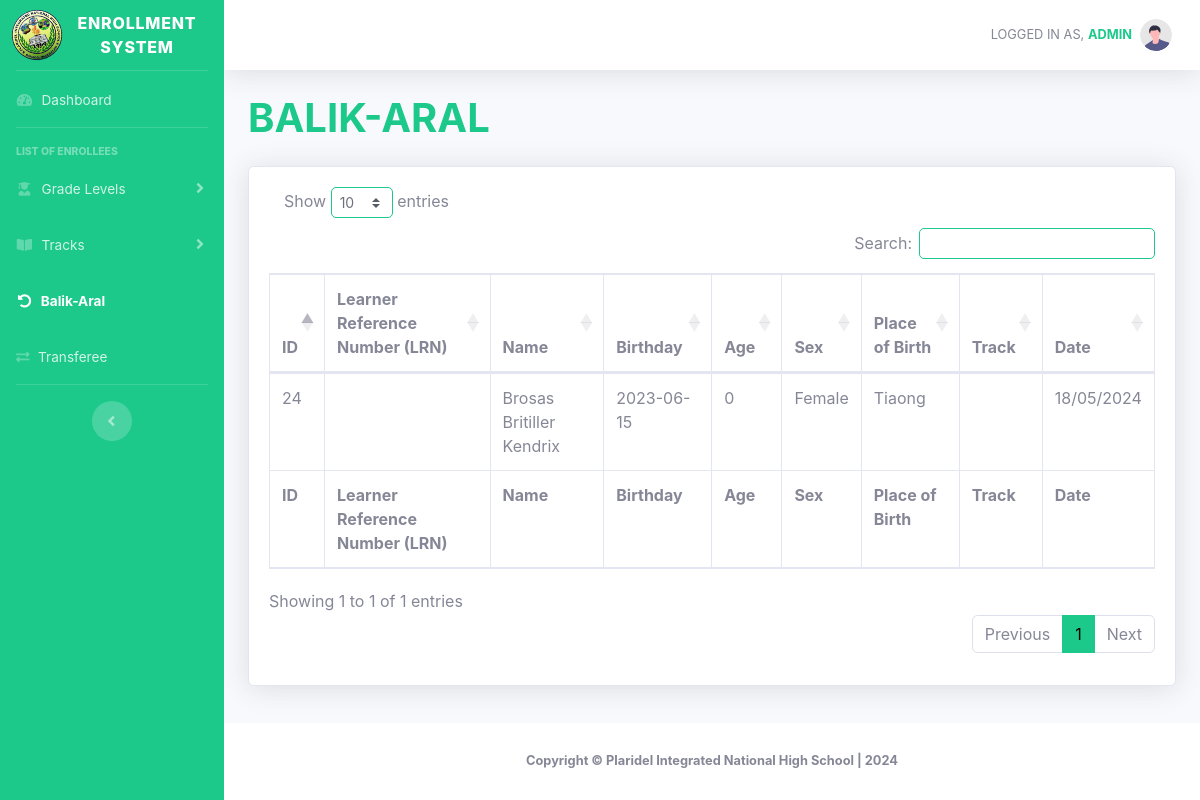
The page /superbalik-aral.php (signed in) on the database as committed earlier.
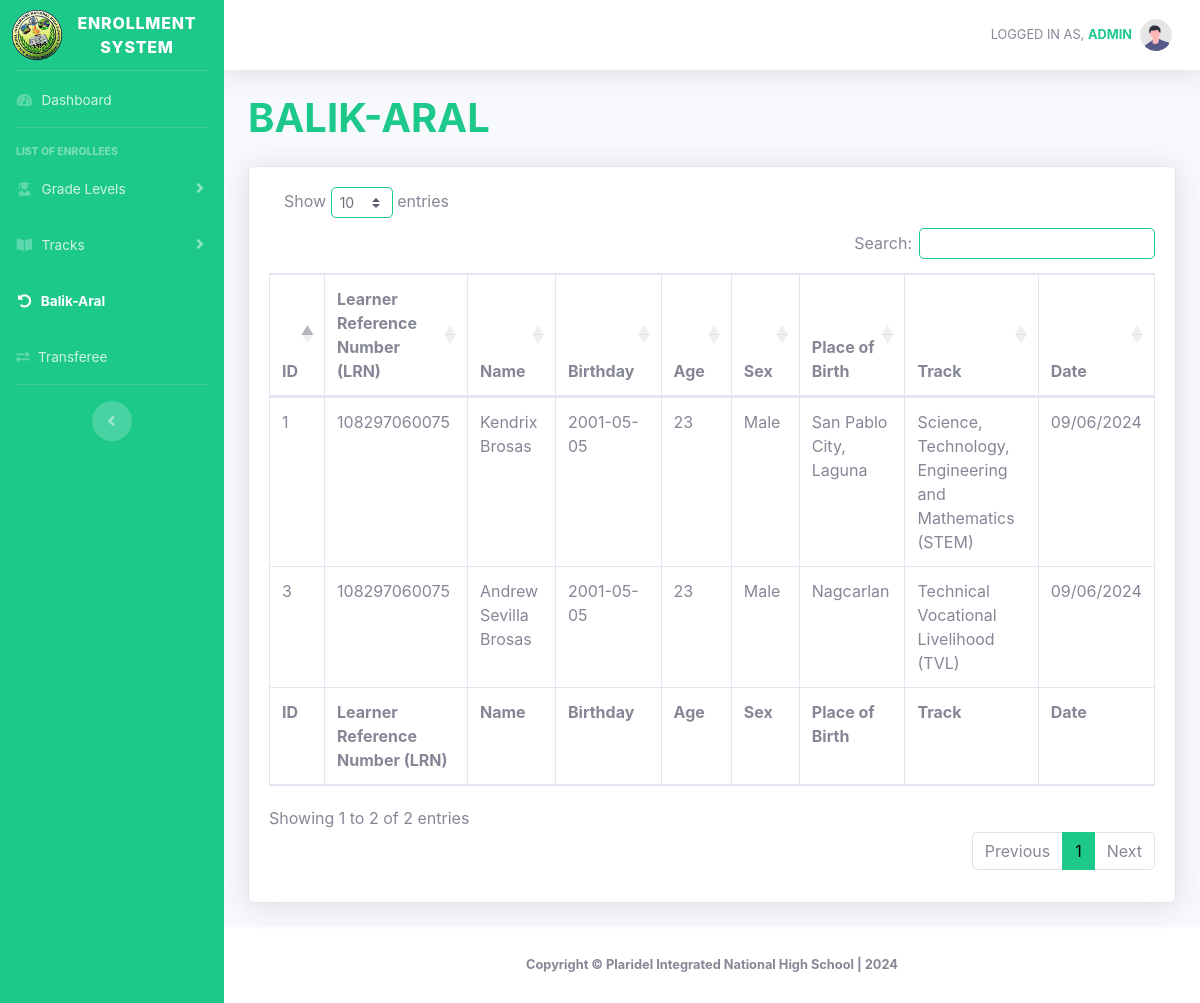
The same page on the database as committed later.
### tables this page shows
CREATE TABLE `enrollment` (
  `id` int(11) NOT NULL,
  `schoolyear` varchar(100) NOT NULL,
  `gradelevel` varchar(100) NOT NULL,
  `lrn` varchar(100) NOT NULL,
  `reference` varchar(100) NOT NULL,
  `balikaral` varchar(100) NOT NULL,
  `transfer` varchar(100) NOT NULL,
  `birthnumber` varchar(100) NOT NULL,
  `lastname` varchar(100) NOT NULL,
  `firstname` varchar(100) NOT NULL,
  `middlename` varchar(100) NOT NULL,
  `extension` varchar(100) NOT NULL,
  `sex` varchar(100) NOT NULL,
  `birthday` varchar(100) NOT NULL,
  `age` varchar(100) NOT NULL,
  `mother_tongue` varchar(100) NOT NULL,
  `placeofbirth` varchar(100) NOT NULL,
  `ip` varchar(100) NOT NULL,
  `indigenous` varchar(100) NOT NULL,
  `pantawid` varchar(100) NOT NULL,
  `pantawidProgram` varchar(100) NOT NULL,
  `disability` varchar(100) NOT NULL,
  `learnerdisability` varchar(100) NOT NULL,
  `housenumber_text` varchar(100) NOT NULL,
  `streetname_text` varchar(100) NOT NULL,
  `barangay_text` varchar(100) NOT NULL,
  `city_text` varchar(100) NOT NULL,
  `province_text` varchar(100) NOT NULL,
  `country_text` varchar(100) NOT NULL,
  `zipcode` varchar(100) NOT NULL,
  `permanent_housenumber_text` varchar(100) NOT NULL,
  `permanent_streetname_text` tinytext NOT NULL,
  `permanent_barangay_text` varchar(100) NOT NULL,
  `permanent_city_text` varchar(100) NOT NULL,
  `permanent_province_text` varchar(100) NOT NULL,
  `permanent_country_text` varchar(100) NOT NULL,
  `permanent_zipcode` varchar(100) NOT NULL,
  `fathers_lastname` varchar(100) NOT NULL,
  `fathers_firstname` varchar(100) NOT NULL,
  `fathers_middlename` varchar(100) NOT NULL,
  `fathers_phonenumber` varchar(100) NOT NULL,
  `mothers_lastname` varchar(100) NOT NULL,
  `mothers_firstname` varchar(100) NOT NULL,
  `mothers_middlename` varchar(100) NOT NULL,
  `mothers_phonenumber` varchar(100) NOT NULL,
  `guardians_lastname` varchar(100) NOT NULL,
  `guardians_firstname` varchar(100) NOT NULL,
  `guardians_middlename` varchar(100) NOT NULL,
  `guardians_phonenumber` varchar(100) NOT NULL,
  `lastgradelevel` varchar(100) NOT NULL,
  `lastschoolyear` varchar(100) NOT NULL,
  `lastschoolattended` varchar(100) NOT NULL,
  `schoolid` varchar(100) NOT NULL,
  `semester` varchar(100) NOT NULL,
  `track` varchar(100) NOT NULL,
  `strand` varchar(100) NOT NULL,
  `modality` varchar(100) NOT NULL,
  `date` varchar(100) NOT NULL,
  `time` varchar(100) NOT NULL
);

### superbalik-aral.php (the view, shortened to what the changed rows need)
<!DOCTYPE html>
<html lang="en">
<head>
    <link href="vendor/fontawesome-free/css/all.min.css" rel="stylesheet" type="text/css">
    <link href="css/sb-admin-2.min.css" rel="stylesheet">
    <link href="vendor/datatables/dataTables.bootstrap4.min.css" rel="stylesheet">
    <link rel="stylesheet" type="text/css" href="https://cdn.datatables.net/1.10.25/css/dataTables.bootstrap4.min.css">
    <link rel="stylesheet" type="text/css" href="https://cdn.datatables.net/buttons/1.7.1/css/buttons.bootstrap4.min.css">
</head>
<body id="page-top">
    <div id="wrapper">
        <div id="content-wrapper" class="d-flex flex-column">
            <div id="content">
                <div class="container-fluid">
                    <div class="d-sm-flex align-items-center justify-content-between mb-4">
                        <h1 class="h1 mb-0 text-success" style="text-transform:uppercase;"><b>Balik-Aral</b></h1>
                    </div>
                    <div class="card shadow mb-4">
                        <div class="card-body">
                            <div class="table-responsive">
                                <table class="table table-bordered" id="dataTable" width="100%" cellspacing="0">
                                    <thead>
                                        <tr>
                                            <th>ID</th>
                                            <th>Learner Reference Number (LRN)</th>
                                            <th>Name</th>
                                            <th>Birthday</th>
                                            <th>Age</th>
                                            <th>Sex</th>
                                            <th>Place of Birth</th>
                                            <th>Track</th>
                                            <th>Date</th>
                                        </tr>
                                    </thead>
                                    <tfoot>
                                        <tr>
                                            <th>ID</th>
                                            <th>Learner Reference Number (LRN)</th>
                                            <th>Name</th>
                                            <th>Birthday</th>
                                            <th>Age</th>
                                            <th>Sex</th>
                                            <th>Place of Birth</th>
                                            <th>Track</th>
                                            <th>Date</th>
                                        </tr>
                                    </tfoot>
                                    <tbody>
                                        <?php
                                        include 'conn.php';
                                        $query = "SELECT * FROM enrollment WHERE balikaral = 'Yes'";
                                        $query_run = mysqli_query($conn, $query);
                                        if (mysqli_num_rows($query_run) > 0) {
                                            foreach ($query_run as $items) {
                                        ?>
                                                <tr>
                                                    <td>
                                                        <?= $items['id']; ?>
                                                    </td>
                                                    <td>
                                                        <?= $items['reference']; ?>
                                                    </td>
                                                    <td>
                                                        <?= $items['firstname'] . " " . $items['middlename'] . " " . $items['lastname'] ?>
                                                    </td>
                                                    <td>
                                                        <?= $items['birthday']; ?>
                                                    </td>
                                                    <td>
                                                        <?= $items['age']; ?>
                                                    </td>
                                                    <td>
                                                        <?= $items['sex']; ?>
                                                    </td>
                                                    <td>
                                                        <?= $items['placeofbirth']; ?>
                                                    </td>
                                                    <td>
                                                        <?= $items['track']; ?>
                                                    </td>
                                                    <td>
                                                        <?= $items['date']; ?>
                                                    </td>
                                                </tr>
                                        <?php
                                            }
                                        }
                                        ?>
                                    </tbody>
                                </table>
                            </div>
                        </div>
                    </div>
                </div>
            </div>
        </div>
    </div>
</body>
</html>

Rows that differ between the two databases and show on the page:
removed enrollment: id "24", firstname "Brosas", middlename "Britiller", lastname "Kendrix", birthday "2023-06-15", age "0", sex "Female", placeofbirth "Tiaong", date "18/05/2024"
added enrollment: id "1", reference "108297060075", firstname "Kendrix", lastname "Brosas", birthday "2001-05-05", age "23", sex "Male", placeofbirth "San Pablo City, Laguna", track "Science, Technology, Engineering and Mathematics (STEM)", date "09/06/2024"
added enrollment: id "3", reference "108297060075", firstname "Andrew", middlename "Sevilla", lastname "Brosas", birthday "2001-05-05", age "23", sex "Male", placeofbirth "Nagcarlan", track "Technical Vocational Livelihood (TVL)", date "09/06/2024"
Other text that changed with them:
text written by a page script: "Show entries Search: Showing 1 to 1 of 1 entries Previous 1 Next" → "Show entries Search: Showing 1 to 2 of 2 entries Previous 1 Next"
